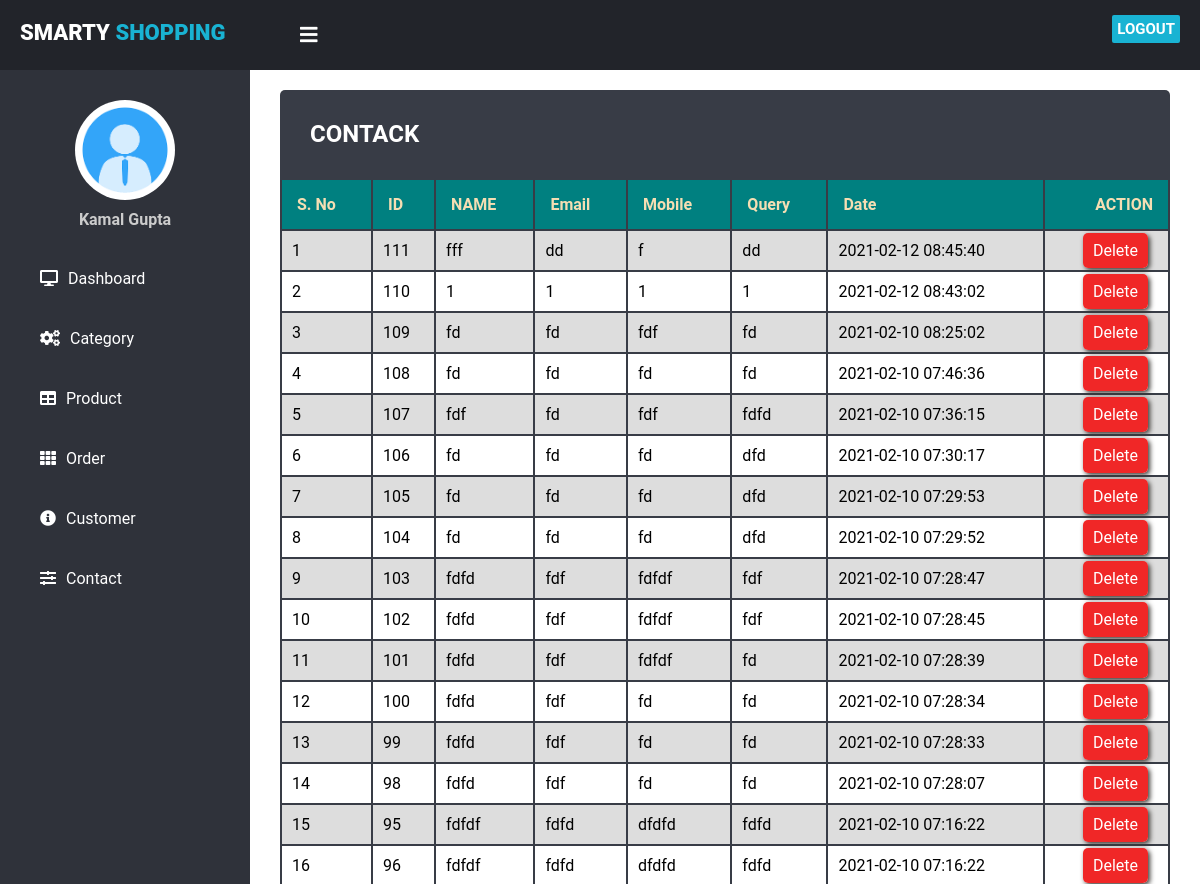
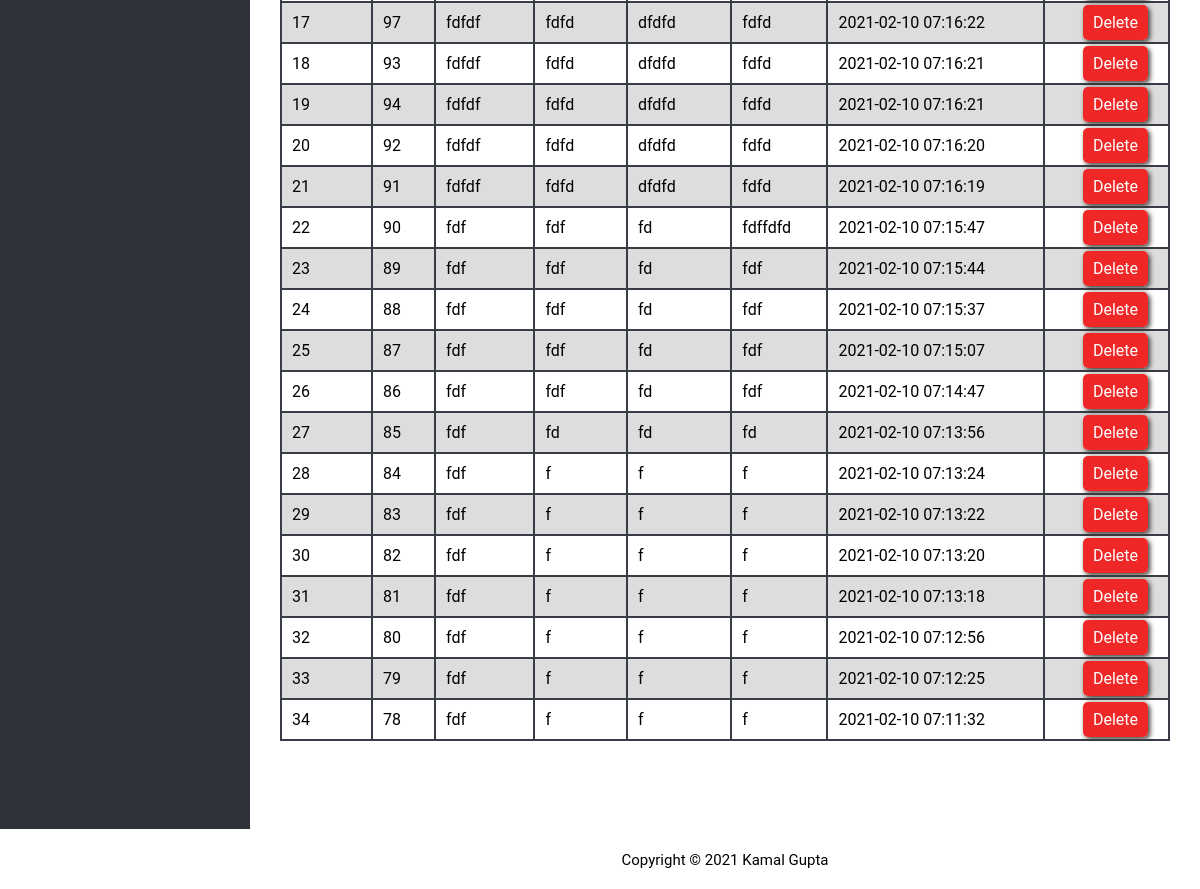
The app's page /AdminSmartyShopping/contact.php (signed in) with its own data (2 pictures, top to bottom).
### tables this page shows
CREATE TABLE `contact_us` (
  `id` int(11) NOT NULL,
  `name` varchar(255) NOT NULL,
  `email` varchar(75) NOT NULL,
  `mobile` varchar(15) NOT NULL,
  `comment` text NOT NULL,
  `added_on` datetime NOT NULL
);

### AdminSmartyShopping/contact.php (the view, shortened to what this page needs)
<?php
  require('top.php');
$sql="select * from contact_us order by added_on desc";
$res=mysqli_query($con,$sql);
$count=mysqli_num_rows($res);
?>
    <div class="content">
        <div class="content-header">
            <div class="subheader">
                <h2>CONTACK</h2>
            </div>
            <table>
                <tr>
                    <th>S. No </th>
                    <th>ID</th>
                    <th>NAME</th>
                    <th>Email</th>
                    <th>Mobile</th>
                    <th>Query</th>
                    <th>Date</th>
                    <th ><div class="action-body">ACTION</div></th>
                </tr>
                <?php
                if($count>0){
                $i=1;
                while($row=mysqli_fetch_assoc($res)){
                ?>
                <tr>
                    <td><?php echo $i;?></td>
                    <td><?php echo $row['id'];?></td>
                    <td><?php echo $row['name'];?></td>
                    <td><?php echo $row['email'];?></td>
                    <td><?php echo $row['mobile'];?></td>
                    <td><?php echo $row['comment'];?></td>
                    <td><?php echo $row['added_on'];?></td>
                    <td ><div class="action-body">
                    <?php
                        echo "<span class='btn delete'><a href='?type=delete&id=".$row['id']."' onclick='alertbox()'>Delete</a></span>";
                        ?></div>
                    </td>
                </tr>
                <?php
                  $i++;
                  }  } else {
                  ?>
                  <tr>
                     <td colspan="4" align="center">No Records Found!</td>
                  </tr>
                  <?php
                     }
                  ?>
            </table>
        </div>
    </div>
 <?php
  include('footer.php');
?>

### AdminSmartyShopping/css/style.css (style rules this page uses)
body { margin: 0; padding: 0; font-family: "Roboto", sans-serif; }
.content { width: (100% - 250px); margin-top: 60px; padding: 20px; margin-left: 250px; transition: 0.5s; }
.content .content-header { margin: 10px; }
.content .subheader { background-color: #383c46; padding: 10px 30px; border-top-right-radius: 5px; border-top-left-radius: 5px; }
.content .subheader h2 { color: white; }
table { border-collapse: collapse; width: 100%; overflow: hidden; }
th { background-color: teal; padding: 15px; border: 2px solid #383c46; text-align: left; color: wheat; }
td { border: 2px solid #383c46; text-align: left; padding: 10px; }
.action-body { float: right; }
tr:nth-child(even) { background-color: #dddddd; }
td .btn { padding: 8px 10px; margin-RIGHT: 10px; border-radius: 5px; box-shadow: 2px 2px 5px rgb(58, 55, 51); }
td .delete { background-color: rgb(240, 39, 39); }
td span a { text-decoration: none; color: white; }

### records on screen
contact_us: id "111", name "fff", email "dd", mobile "f", comment "dd", added_on "2021-02-12 08:45:40"
contact_us: id "110", name "1", email "1", mobile "1", comment "1", added_on "2021-02-12 08:43:02"
contact_us: id "109", name "fd", email "fd", mobile "fdf", comment "fd", added_on "2021-02-10 08:25:02"
contact_us: id "108", name "fd", email "fd", mobile "fd", comment "fd", added_on "2021-02-10 07:46:36"
contact_us: id "107", name "fdf", email "fd", mobile "fdf", comment "fdfd", added_on "2021-02-10 07:36:15"
contact_us: id "106", name "fd", email "fd", mobile "fd", comment "dfd", added_on "2021-02-10 07:30:17"
contact_us: id "105", name "fd", email "fd", mobile "fd", comment "dfd", added_on "2021-02-10 07:29:53"
contact_us: id "104", name "fd", email "fd", mobile "fd", comment "dfd", added_on "2021-02-10 07:29:52"
contact_us: id "103", name "fdfd", email "fdf", mobile "fdfdf", comment "fdf", added_on "2021-02-10 07:28:47"
contact_us: id "102", name "fdfd", email "fdf", mobile "fdfdf", comment "fdf", added_on "2021-02-10 07:28:45"
contact_us: id "101", name "fdfd", email "fdf", mobile "fdfdf", comment "fd", added_on "2021-02-10 07:28:39"
contact_us: id "100", name "fdfd", email "fdf", mobile "fd", comment "fd", added_on "2021-02-10 07:28:34"
contact_us: id "99", name "fdfd", email "fdf", mobile "fd", comment "fd", added_on "2021-02-10 07:28:33"
contact_us: id "98", name "fdfd", email "fdf", mobile "fd", comment "fd", added_on "2021-02-10 07:28:07"
contact_us: id "95", name "fdfdf", email "fdfd", mobile "dfdfd", comment "fdfd", added_on "2021-02-10 07:16:22"
contact_us: id "96", name "fdfdf", email "fdfd", mobile "dfdfd", comment "fdfd", added_on "2021-02-10 07:16:22"
contact_us: id "97", name "fdfdf", email "fdfd", mobile "dfdfd", comment "fdfd", added_on "2021-02-10 07:16:22"
contact_us: id "93", name "fdfdf", email "fdfd", mobile "dfdfd", comment "fdfd", added_on "2021-02-10 07:16:21"
contact_us: id "94", name "fdfdf", email "fdfd", mobile "dfdfd", comment "fdfd", added_on "2021-02-10 07:16:21"
contact_us: id "92", name "fdfdf", email "fdfd", mobile "dfdfd", comment "fdfd", added_on "2021-02-10 07:16:20"
contact_us: id "91", name "fdfdf", email "fdfd", mobile "dfdfd", comment "fdfd", added_on "2021-02-10 07:16:19"
contact_us: id "90", name "fdf", email "fdf", mobile "fd", comment "fdffdfd", added_on "2021-02-10 07:15:47"
contact_us: id "89", name "fdf", email "fdf", mobile "fd", comment "fdf", added_on "2021-02-10 07:15:44"
contact_us: id "88", name "fdf", email "fdf", mobile "fd", comment "fdf", added_on "2021-02-10 07:15:37"
contact_us: id "87", name "fdf", email "fdf", mobile "fd", comment "fdf", added_on "2021-02-10 07:15:07"
contact_us: id "86", name "fdf", email "fdf", mobile "fd", comment "fdf", added_on "2021-02-10 07:14:47"
contact_us: id "85", name "fdf", email "fd", mobile "fd", comment "fd", added_on "2021-02-10 07:13:56"
contact_us: id "84", name "fdf", email "f", mobile "f", comment "f", added_on "2021-02-10 07:13:24"
contact_us: id "83", name "fdf", email "f", mobile "f", comment "f", added_on "2021-02-10 07:13:22"
contact_us: id "82", name "fdf", email "f", mobile "f", comment "f", added_on "2021-02-10 07:13:20"
contact_us: id "81", name "fdf", email "f", mobile "f", comment "f", added_on "2021-02-10 07:13:18"
contact_us: id "80", name "fdf", email "f", mobile "f", comment "f", added_on "2021-02-10 07:12:56"
contact_us: id "79", name "fdf", email "f", mobile "f", comment "f", added_on "2021-02-10 07:12:25"
contact_us: id "78", name "fdf", email "f", mobile "f", comment "f", added_on "2021-02-10 07:11:32"

### other values on screen
$_SESSION['ADMIN_NAME'] "Kamal Gupta"
